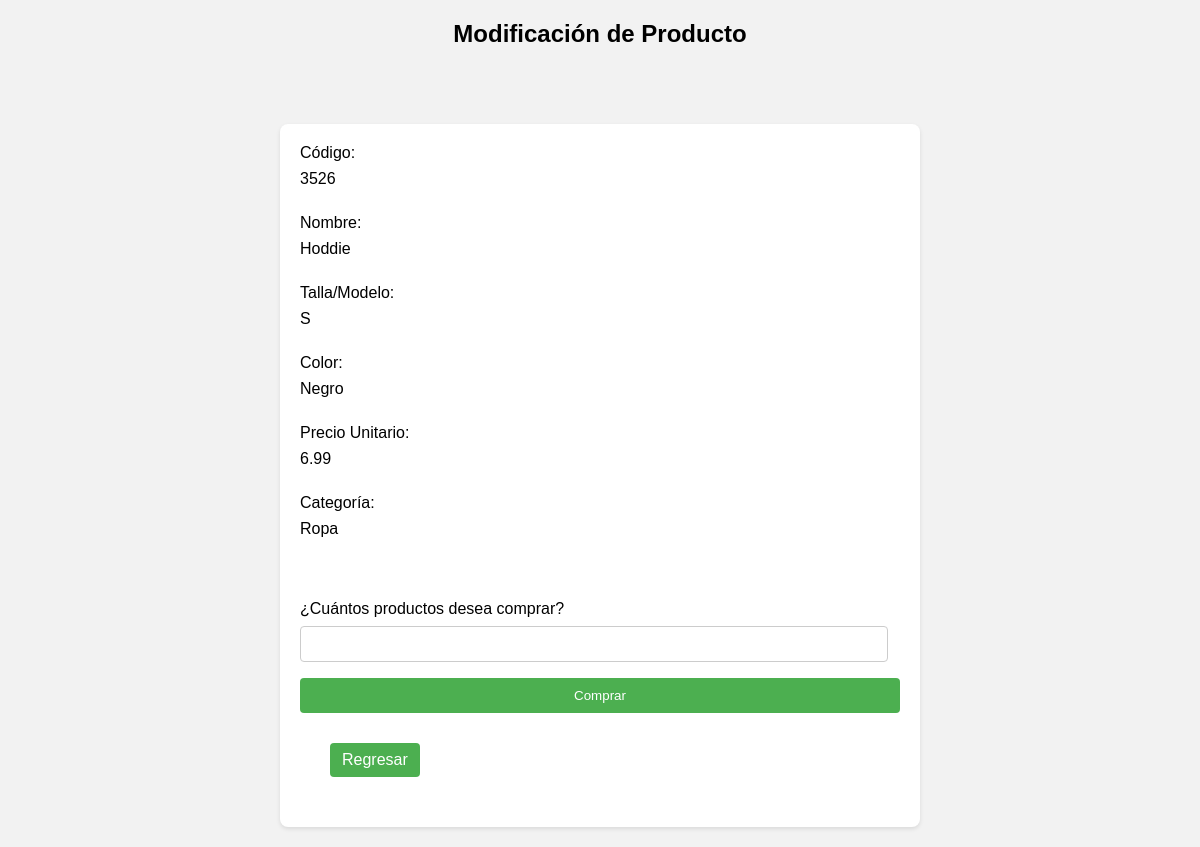
The page /venta.php?id=3 on the database its author committed.
### tables this page shows
CREATE TABLE `inventario` (
  `id` int(8) NOT NULL,
  `codigo` int(4) NOT NULL,
  `nombre` varchar(50) NOT NULL,
  `talla_modelo` varchar(15) NOT NULL,
  `color` varchar(15) NOT NULL,
  `precio_unitario` double NOT NULL,
  `cantidad` int(8) NOT NULL,
  `categoria` varchar(20) NOT NULL
);

### bd/bd.php (called while the page is built, shortened)
<?php
class ConexionaBD{
    private $server;
    private $usuario;
    private $password;
    private $db;
    public function __construct($server, $usuario, $password, $db){
        $this->server = $server;
        $this->usuario = $usuario;
        $this->password = $password;
        $this->db = $db;
    }
    public function conectar(){
        $this->conexion = new mysqli($this->server, $this->usuario, $this->password, $this->db);
    }
}
$conexion = new ConexionaBD('localhost', 'root', '', 'tienda');
?>

### conexion.php (called while the page is built, shortened)
<?php
include_once('bd/bd.php');
class registrar{
    public $conexion;
    public function __construct($conexion){
        $this->conexion = $conexion;
    }
    public function selectupdate($id){
        $consultaSelect = "SELECT * FROM inventario WHERE id=$id";
        $ejecutar_consulta = $this->conexion->conexion->query($consultaSelect);
        return $ejecutar_consulta->fetch_all(MYSQLI_ASSOC);
    }
}
$gestion = new registrar($conexion);
?>

### venta.php (the view, shortened to what this page needs)
<?php
include_once('conexion.php');
$id = isset($_GET['id']) ? $_GET['id'] : "";
$registros = $gestion->selectupdate($id);
foreach ($registros as $filas) {
?>
<!DOCTYPE html>
<html lang="en">
<head>
    <link rel="stylesheet" href="css/style3.css">
</head>
<body>
    <h2>Modificación de Producto</h2>
    <br><br>
    <form action="conexion.php" method="post">
        <label for="">Código:</label>
        <label><?php echo $filas['codigo']; ?></label><br>
        <label for="">Nombre:</label>
        <label><?php echo $filas['nombre']; ?></label> <br>
        <label for="">Talla/Modelo:</label>
        <label><?php echo $filas['talla_modelo']; ?></label> <br>
        <label for="">Color:</label>
        <label><?php echo $filas['color']; ?></label> <br>
        <label for="">Precio Unitario:</label>
        <label><?php echo $filas['precio_unitario']; ?></label> <br>
        <label for="">Categoría:</label>
        <label><?php echo $filas['categoria']; ?></label> <br>
        <br><br>
        <label for="">¿Cuántos productos desea comprar?</label>
        <input type="number" name="compra" id="compra">
        <input type="submit" value="Comprar">
        <a href="index.php" class='btn'>Regresar</a>
    </form>
</body>
</html>
<?php
}
?>

### css/style3.css (style rules this page uses)
body { font-family: Arial, sans-serif; margin: 0; padding: 0; background-color: #f2f2f2; }
h2 { text-align: center; }
form { width: 50%; margin: 20px auto; background-color: #fff; padding: 20px; border-radius: 8px; box-shadow: 0 2px 4px rgba(0, 0, 0, 0.1); }
label { display: block; margin-bottom: 8px; }
label, input[type="number"] { font-size: 16px; }
input[type="text"], input[type="number"] { width: calc(100% - 12px); padding: 8px; margin-bottom: 16px; border: 1px solid #ccc; border-radius: 4px; box-sizing: border-box; }
input[type="submit"] { width: 100%; padding: 10px; border: none; background-color: #4CAF50; color: #fff; border-radius: 4px; cursor: pointer; }
.btn { display: inline-block; padding: 8px 12px; margin: 30px; text-decoration: none; color: #fff; background-color: #4CAF50; border: none; border-radius: 4px; cursor: pointer; }

### rows shown on the page
inventario: codigo "3526", nombre "Hoddie", talla_modelo "S", color "Negro", precio_unitario "6.99", categoria "Ropa"
